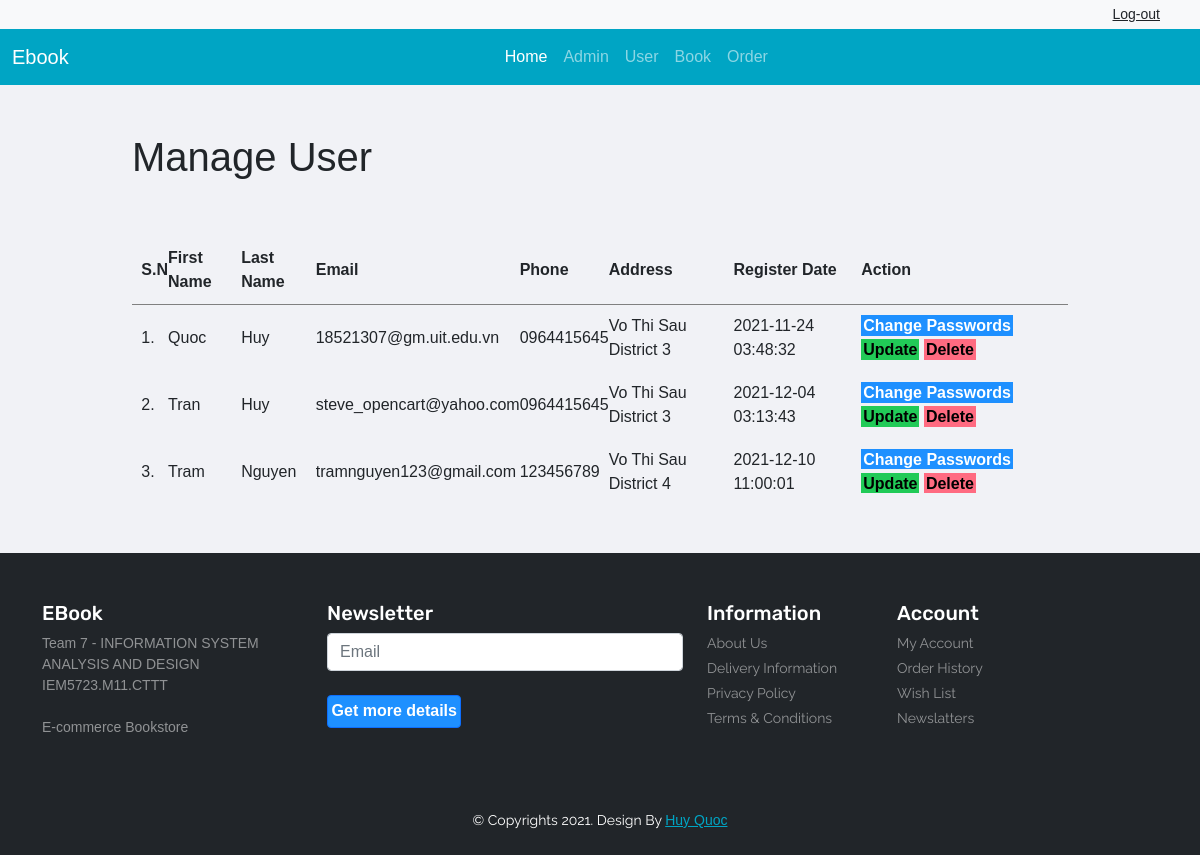
Screenshot of /admin/manage_user.php (signed in) with the database file from the repository.
### tables this page shows
CREATE TABLE IF NOT EXISTS `user` (
  `userID` int(11) NOT NULL AUTO_INCREMENT,
  `firstName` varchar(100) DEFAULT NULL,
  `lastName` varchar(100) DEFAULT NULL,
  `email` varchar(200) NOT NULL,
  `contact` varchar(150) DEFAULT NULL,
  `address` varchar(255) DEFAULT NULL,
  `password` varchar(200) NOT NULL,
  `profileImage` varchar(255) DEFAULT NULL,
  `registerDate` datetime DEFAULT NULL,
  PRIMARY KEY (`userID`)
);

### admin/manage_user.php (called while the page is built, shortened)
<?php
include ('header.php');
?>
<?php
include ('Template/manage-user.php');
?>
<?php
include ('footer.php');
?>

### admin/Template/manage-user.php (the view, shortened to what this page needs)
<div class="main-content">
    <div class="wrapper">
        <h1>Manage User</h1>
        <br><br>
        <table class="tbl-full">
            <tr>
                <th>S.N</th>
                <th>First Name</th>
                <th>Last Name</th>
                <th>Email</th>
                <th>Phone</th>
                <th>Address</th>
                <th>Register Date</th>
                <th>Action</th>
            </tr>
            <?php
            $sql = "SELECT *  FROM user";
            $res = mysqli_query($conn,$sql);
            if ($res ==true)
            {
                $count=mysqli_num_rows($res);
                $sn=1;
                if($count>0)
                {
                    while($rows = mysqli_fetch_array($res))
                    {
                        $id=$rows['userID'];
                        $firstName=$rows['firstName'];
                        $lastName=$rows['lastName'];
                        $email=$rows['email'];
                        $phone=$rows['contact'];
                        $address=$rows['address'];
                        $registerDate=$rows['registerDate'];
                        ?>
                        <tr>
                            <td><?php echo $sn++; ?>.</td>
                            <td> <?php echo $firstName; ?> </td>
                            <td> <?php echo $lastName; ?> </td>
                            <td> <?php echo $email; ?> </td>
                            <td> <?php echo $phone; ?> </td>
                            <td> <?php echo $address; ?> </td>
                            <td> <?php echo $registerDate; ?> </td>
                            <td>
                                <a href="<?php echo SITEURL; ?>admin/update_password_user.php?id=<?php echo $id;?>" class="btn-primary">Change Passwords</a>
                                <a href="<?php echo SITEURL; ?>admin/update_user.php?id=<?php echo $id;?>" class="btn-secondary">Update</a>
                                <a href="<?php echo SITEURL; ?>admin/delete_user.php?id=<?php echo $id;?>" class="btn-danger">Delete</a>
                            </td>
                        </tr>
                        <?php
                    }
                }
                else{
                }
            }
            ?>
        </table>
    </div>
</div>

### admin/admin.css (style rules this page uses)
* { margin: 0; padding: 0; font-family: Arial, Helvetica, sans-serif; }
.wrapper { padding:1%; width: 80%; margin: 0 auto; }
.tbl-full { width: 100%; }
table tr th { border-bottom: 1px solid grey; padding:1%; text-align:left; }
table tr td { padding:1%; }
.btn-primary { background-color:#1e90ff; padding: 1%; color: #fff;text-decoration: none; font-weight: bold; }
.btn-secondary { background-color:#21ca57; padding: 1%; color: #000;text-decoration: none; font-weight: bold; }
.btn-danger { background-color: #ff6b81; padding: 1%; color: #000;text-decoration: none; font-weight: bold; }
.main-content { background-color: #f1f2f6; padding:3% 0; }
* { margin: 0; padding: 0; }
::placeholder { color: rgb(201, 116, 20); }

### rows the page displays
user: firstName "Quoc", lastName "Huy", email "18521307@gm.uit.edu.vn", contact "0964415645", address "Vo Thi Sau District 3", registerDate "2021-11-24 03:48:32"
user: firstName "Tran", lastName "Huy", email "steve_opencart@yahoo.com", contact "0964415645", address "Vo Thi Sau District 3", registerDate "2021-12-04 03:13:43"
user: firstName "Tram", lastName "Nguyen", email "tramnguyen123@gmail.com", contact "123456789", address "Vo Thi Sau District 4", registerDate "2021-12-10 11:00:01"
